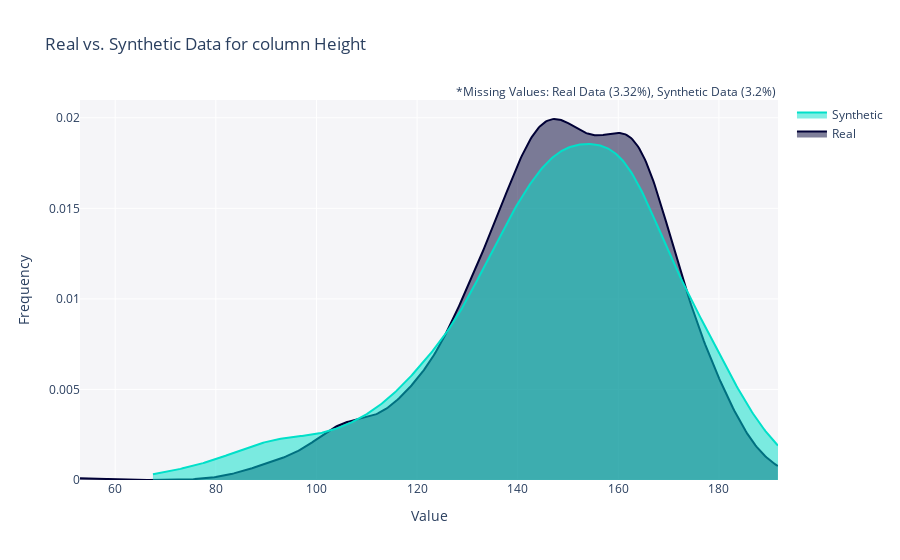

The cell this chart's notebook holds for it:
### Code cell
from sdv.evaluation.single_table import get_column_plot

fig = get_column_plot(
    real_data=rpad_df,
    synthetic_data=synth_data,
    column_name='Height',
    metadata=metadata
)
    
fig.show()
fig.write_image(file = f"pages/evaluation/{folder_name}/images/col_plot_height.png")

### Figure 1 — Plotly figure (JSON) as saved in the notebook; plotly's stock layout.template omitted (floating-point values rounded to 4 significant figures; data arrays with more than 128 entries replaced by an {"elided": "..."} marker saying what was removed)
{"data": [{"fill": "tozeroy", "hovertemplate": "<b>Real</b><br>Value: %{x}<br>Frequency: %{y}<extra></extra>", "legendgroup": "Real", "marker": {"color": "#000036"}, "mode": "lines", "name": "Real", "showlegend": true, "type": "scatter", "x": {"elided": "500 float values"}, "xaxis": "x", "y": {"elided": "500 float values"}, "yaxis": "y"}, {"fill": "tozeroy", "hovertemplate": "<b>Synthetic</b><br>Value: %{x}<br>Frequency: %{y}<extra></extra>", "legendgroup": "Synthetic", "marker": {"color": "#01E0C9"}, "mode": "lines", "name": "Synthetic", "showlegend": true, "type": "scatter", "x": {"elided": "500 float values"}, "xaxis": "x", "y": {"elided": "500 float values"}, "yaxis": "y"}], "layout": {"annotations": [{"showarrow": false, "text": "*Missing Values: Real Data (3.32%), Synthetic Data (3.2%)", "x": 1, "xref": "paper", "y": 1.05, "yref": "paper"}], "barmode": "overlay", "hovermode": "closest", "legend": {"traceorder": "reversed"}, "plot_bgcolor": "#F5F5F8", "title": {"text": "Real vs. Synthetic Data for column Height"}, "xaxis": {"anchor": "y2", "domain": [0, 1], "title": {"text": "Value"}, "zeroline": false}, "yaxis": {"anchor": "free", "domain": [0, 1], "position": 0, "title": {"text": "Frequency"}}}}
